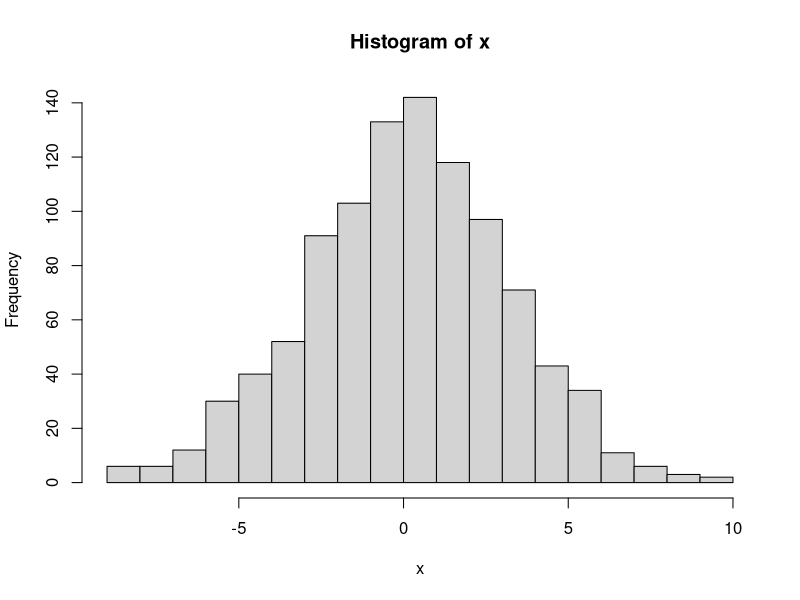
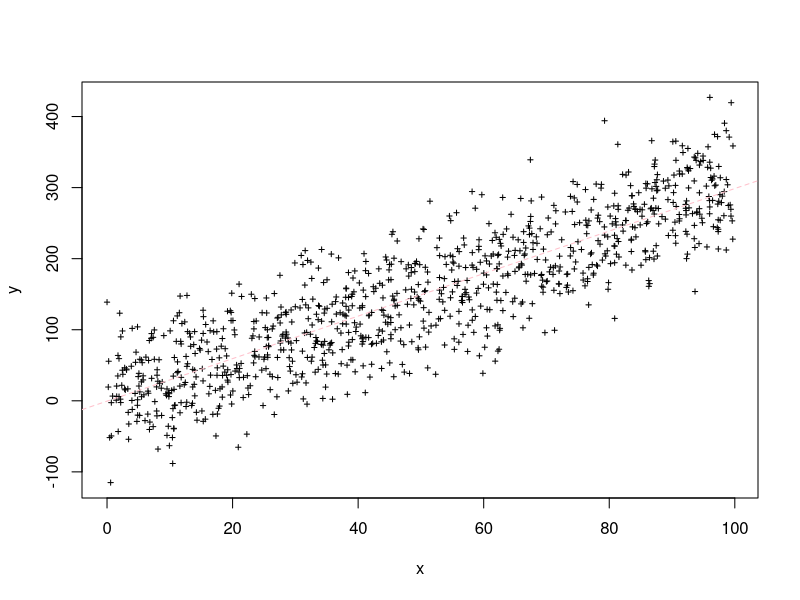

R code for these plots, in order:
###this script creates data and a few plots.

x <- rnorm(n = 1000, mean=0, sd=3)
hist(x, nclass=20)

###
m <- 3
b <- -2
eps <- rnorm(1000,mean=0,sd=50)

x <- runif(1000, 0,100)
y <- m*x+b+eps

plot(x,y, cex=.5, col="black", pch=3)
########


abline(lm(y~x), lty=2, col="pink")

## Balboa House Rules
